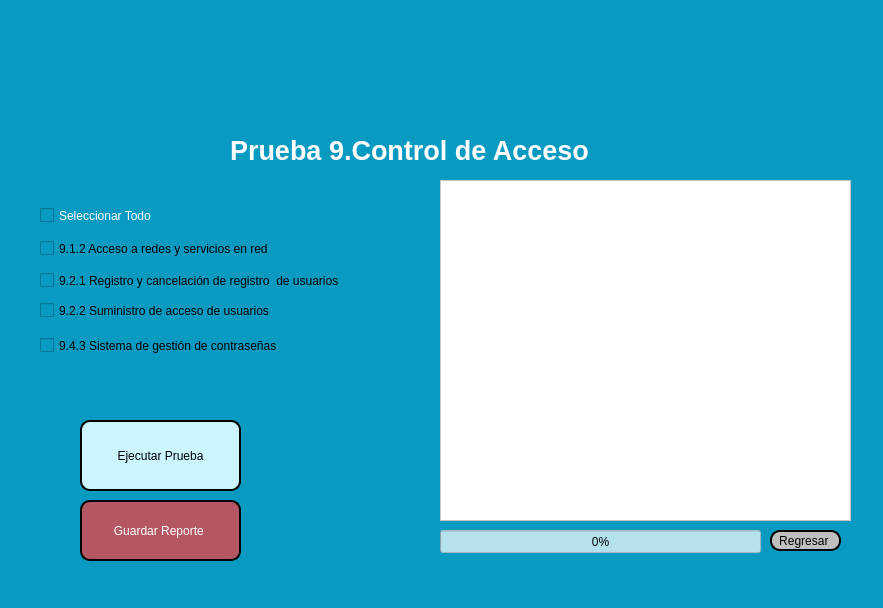
<?xml version="1.0" encoding="UTF-8"?>
<ui version="4.0">
 <class>MainWindow</class>
 <widget class="QMainWindow" name="MainWindow">
  <property name="geometry">
   <rect>
    <x>0</x>
    <y>0</y>
    <width>883</width>
    <height>608</height>
   </rect>
  </property>
  <property name="windowTitle">
   <string>Módulo Pruebas 9. Control de Acceso</string>
  </property>
  <property name="styleSheet">
   <string notr="true">background-color: rgb(9, 154, 194);</string>
  </property>
  <widget class="QWidget" name="centralwidget">
   <widget class="QLabel" name="label">
    <property name="geometry">
     <rect>
      <x>230</x>
      <y>120</y>
      <width>551</width>
      <height>61</height>
     </rect>
    </property>
    <property name="styleSheet">
     <string notr="true">font: 16pt &quot;Arial&quot;;</string>
    </property>
    <property name="text">
     <string>&lt;html&gt;&lt;head/&gt;&lt;body&gt;&lt;p&gt;&lt;span style=&quot; font-size:20pt; font-weight:600; color:#ffffff;&quot;&gt;Prueba 9.Control de Acceso &lt;/span&gt;&lt;/p&gt;&lt;/body&gt;&lt;/html&gt;</string>
    </property>
   </widget>
   <widget class="QTextBrowser" name="textBrowser">
    <property name="geometry">
     <rect>
      <x>440</x>
      <y>180</y>
      <width>411</width>
      <height>341</height>
     </rect>
    </property>
    <property name="styleSheet">
     <string notr="true">background-color: rgb(255, 255, 255);
font: 12pt &quot;Arial&quot;;</string>
    </property>
   </widget>
   <widget class="QPushButton" name="pushButton_5">
    <property name="geometry">
     <rect>
      <x>80</x>
      <y>500</y>
      <width>161</width>
      <height>61</height>
     </rect>
    </property>
    <property name="styleSheet">
     <string notr="true">QPushButton {
    background-color: rgb(180, 87, 98);
    font: 12pt &quot;Arial&quot;;
    color: rgb(255, 255, 255);
    border: 2px solid black;
    border-radius: 10px;
}

QPushButton:hover {
    background-color: rgb(200, 107, 118); /* Color cuando el cursor está sobre el botón */
}

QPushButton:pressed {
    background-color: rgb(150, 67, 78); /* Color cuando el botón está presionado */
}
</string>
    </property>
    <property name="text">
     <string>Guardar Reporte </string>
    </property>
   </widget>
   <widget class="QLabel" name="label_3">
    <property name="geometry">
     <rect>
      <x>130</x>
      <y>30</y>
      <width>581</width>
      <height>91</height>
     </rect>
    </property>
    <property name="text">
     <string/>
    </property>
    <property name="pixmap">
     <pixmap>Imagenes/logo segundo panel.jpg</pixmap>
    </property>
   </widget>
   <widget class="QCheckBox" name="checkBox">
    <property name="geometry">
     <rect>
      <x>40</x>
      <y>240</y>
      <width>351</width>
      <height>17</height>
     </rect>
    </property>
    <property name="styleSheet">
     <string notr="true">font: 12pt &quot;Arial&quot;;</string>
    </property>
    <property name="text">
     <string>9.1.2 Acceso a redes y servicios en red</string>
    </property>
   </widget>
   <widget class="QCheckBox" name="checkBox_2">
    <property name="geometry">
     <rect>
      <x>40</x>
      <y>270</y>
      <width>391</width>
      <height>21</height>
     </rect>
    </property>
    <property name="styleSheet">
     <string notr="true">font: 12pt &quot;Arial&quot;;</string>
    </property>
    <property name="text">
     <string>9.2.1 Registro y cancelación de registro  de usuarios</string>
    </property>
   </widget>
   <widget class="QCheckBox" name="checkBox_3">
    <property name="geometry">
     <rect>
      <x>40</x>
      <y>300</y>
      <width>381</width>
      <height>21</height>
     </rect>
    </property>
    <property name="styleSheet">
     <string notr="true">font: 12pt &quot;Arial&quot;;</string>
    </property>
    <property name="text">
     <string>9.2.2 Suministro de acceso de usuarios</string>
    </property>
   </widget>
   <widget class="QCheckBox" name="checkBox_4">
    <property name="geometry">
     <rect>
      <x>40</x>
      <y>330</y>
      <width>381</width>
      <height>31</height>
     </rect>
    </property>
    <property name="styleSheet">
     <string notr="true">font: 12pt &quot;Arial&quot;;</string>
    </property>
    <property name="text">
     <string>9.4.3 Sistema de gestión de contraseñas</string>
    </property>
   </widget>
   <widget class="QPushButton" name="pushButton_6">
    <property name="geometry">
     <rect>
      <x>80</x>
      <y>420</y>
      <width>161</width>
      <height>71</height>
     </rect>
    </property>
    <property name="styleSheet">
     <string notr="true">QPushButton {
    background-color: rgb(203, 246, 255);
    font: 12pt &quot;Arial&quot;;
    border: 2px solid black;
    border-radius: 10px;
}

QPushButton:hover {
    background-color: rgb(180, 230, 255); /* Color cuando el cursor está sobre el botón */
}

QPushButton:pressed {
    background-color: rgb(150, 220, 255); /* Color cuando el botón está presionado */
}


</string>
    </property>
    <property name="text">
     <string>Ejecutar Prueba</string>
    </property>
   </widget>
   <widget class="QPushButton" name="pushButton_2">
    <property name="geometry">
     <rect>
      <x>770</x>
      <y>530</y>
      <width>71</width>
      <height>21</height>
     </rect>
    </property>
    <property name="styleSheet">
     <string notr="true">QPushButton {
    background-color: rgb(192, 192, 192);
    font: 11pt &quot;Arial&quot;;
    color: rgb(0, 0, 0); /* Color del texto negro por defecto */
    border: 2px solid black;
    border-radius: 10px;
}

QPushButton:hover {
    background-color: rgb(212, 212, 212); /* Color cuando el cursor está sobre el botón */
}

QPushButton:pressed {
    background-color: rgb(172, 172, 172); /* Color cuando el botón está presionado */
}
</string>
    </property>
    <property name="text">
     <string>Regresar </string>
    </property>
   </widget>
   <widget class="QCheckBox" name="checkBox_5">
    <property name="geometry">
     <rect>
      <x>40</x>
      <y>200</y>
      <width>251</width>
      <height>31</height>
     </rect>
    </property>
    <property name="styleSheet">
     <string notr="true">font: 12pt &quot;Arial&quot;;
color: rgb(255, 255, 255); /* Blanco */
</string>
    </property>
    <property name="text">
     <string>Seleccionar Todo </string>
    </property>
   </widget>
   <widget class="QProgressBar" name="progressBar">
    <property name="geometry">
     <rect>
      <x>440</x>
      <y>530</y>
      <width>321</width>
      <height>23</height>
     </rect>
    </property>
    <property name="styleSheet">
     <string notr="true">font: 12pt &quot;Arial&quot;;
background-color: rgba(255, 255, 255, 0.7);</string>
    </property>
    <property name="value">
     <number>0</number>
    </property>
   </widget>
  </widget>
  <widget class="QStatusBar" name="statusbar"/>
 </widget>
 <resources/>
 <connections/>
</ui>
